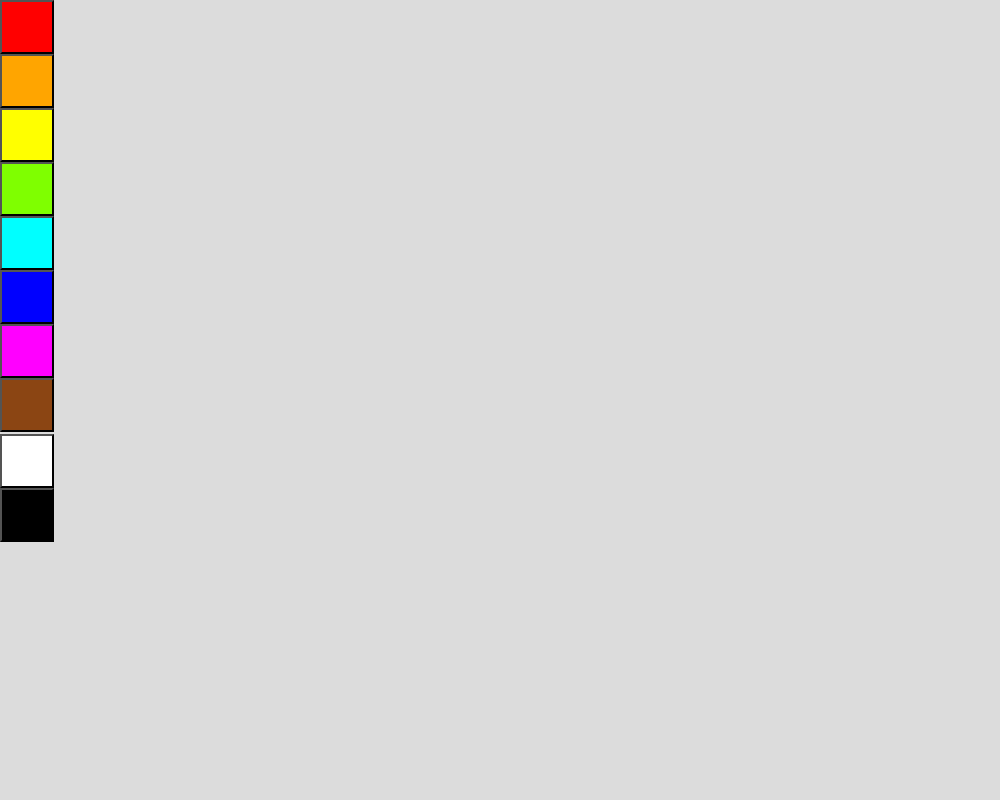
Frame 1 (no input)
Frame 60 (no input): identical to frame 1, image omitted
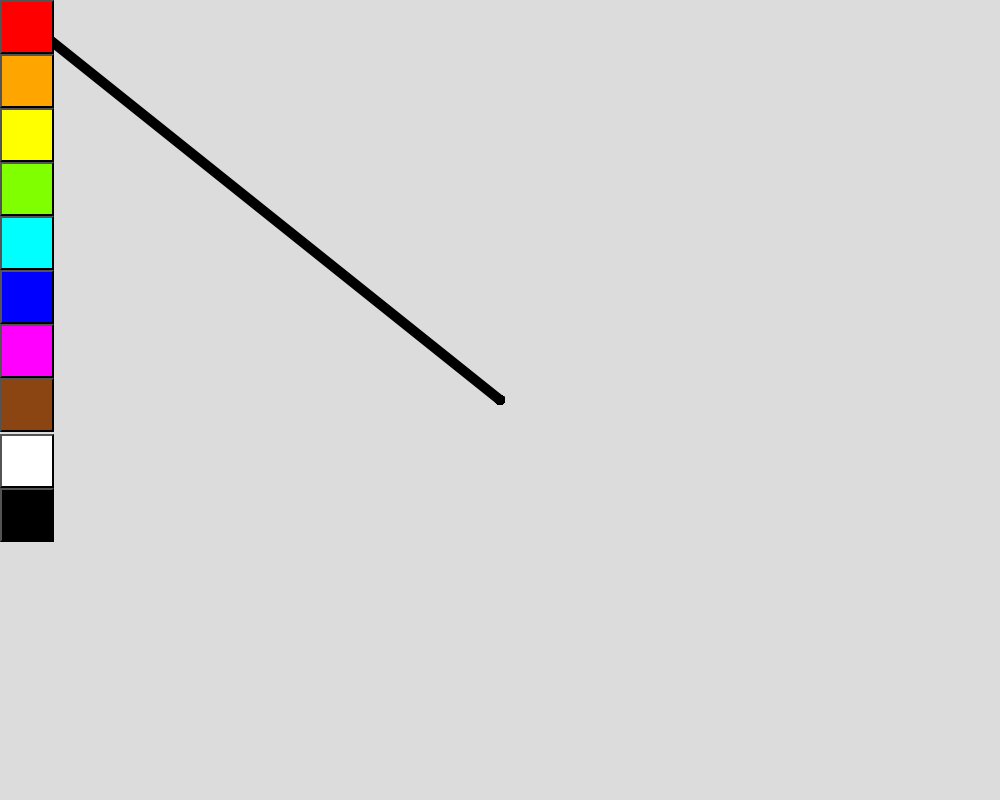
Frame 120 (the mouse pressed at the canvas centre since frame 60)

The p5.js sketch that drew these frames (run headless with seeded random() and noise() and a simulated clock; from frame 60 on, the mouse is pressed at the canvas centre):

// p5.js sketch
// ── sketch.js
let currentlySelectedColor = "black"; 

class StyledButton {
  constructor(text, x, y, bgColor, padding = '25px') {
    this.button = createButton(text);
    this.button.position(x, y);
    this.button.style('background-color', bgColor);
    this.button.style('padding', padding);
    this.button.mousePressed(() => currentlySelectedColor = bgColor);
  }
}

function setup() {
  createCanvas(1000, 800);
  background(220);
  noStroke();

  new StyledButton("", 0, 0, "red");
  new StyledButton("", 0, 54, "orange");
  new StyledButton("", 0, 108, "yellow");
  new StyledButton("", 0, 162, "#7FFF00"); // Light green
  new StyledButton("", 0, 216, "#00FFFF"); // Cyan
  new StyledButton("", 0, 270, "#0000FF"); // Blue
  new StyledButton("", 0, 324, "#FF00FF"); // Magenta
  new StyledButton("", 0, 378, "#8B4513"); // Brown
  new StyledButton("", 0, 434, "white");
  new StyledButton("", 0, 488, "black");
}

function draw() {
  if (mouseIsPressed && mouseX > 54) {
    stroke(currentlySelectedColor);
    strokeWeight(10);
    line(pmouseX, pmouseY, mouseX, mouseY);
  }
}

function drawPalette() {
  noStroke();
  const colors = ["red", "orange", "yellow", "#7FFF00", "#00FFFF", "#0000FF", "#FF00FF", "#8B4513", "white", "black"];
  for (let i = 0; i < colors.length; i++) {
    fill(colors[i]);
    rect(0, i * 54, 54, 54); 
  }
}

function mousePressed() {
  if (mouseX <= 54) {
    const index = Math.floor(mouseY / 54);
    if (index >= 0 && index < 10) {
      currentlySelectedColor = ["red", "orange", "yellow", "#7FFF00", "#00FFFF", "#0000FF", "#FF00FF", "#8B4513", "white", "black"][index];
    }
  }
}

function mouseReleased() {
  drawPalette(); 
}

// ── style.css
html, body {
  margin: 0;
  padding: 0;
  background-color: rgb(177, 175, 175);
}

canvas {
  display: block;
}
